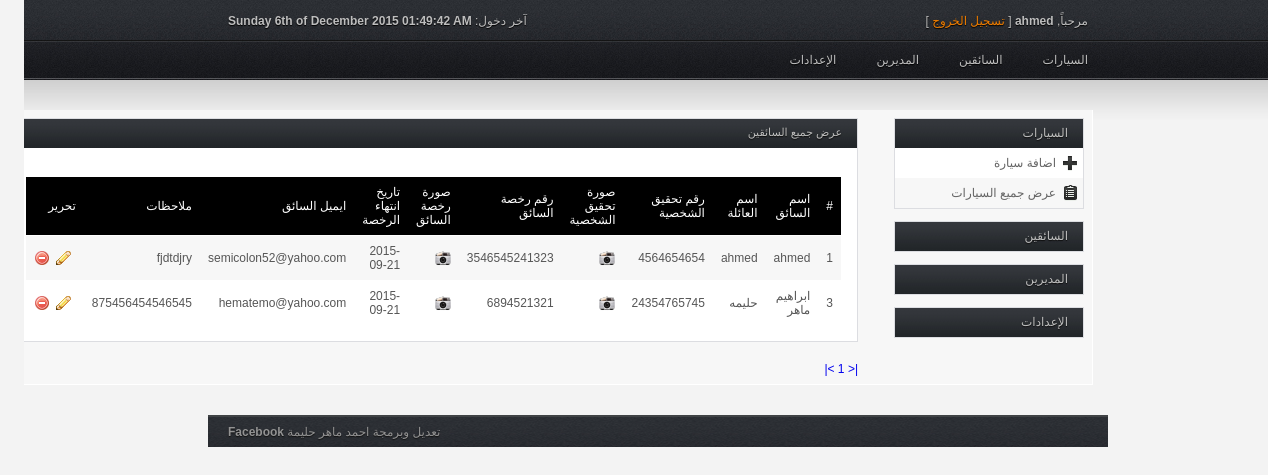
The page /showdrivers.php (signed in) on the database its author committed.
### tables this page shows
CREATE TABLE IF NOT EXISTS `driver` (
`id` int(11) NOT NULL,
  `name` varchar(255) NOT NULL,
  `nickname` varchar(255) NOT NULL,
  `driverId` varchar(255) NOT NULL,
  `driverIdImage` varchar(255) NOT NULL,
  `licence` varchar(255) NOT NULL,
  `licenceImage` varchar(255) NOT NULL,
  `licenceExpiryDate` date NOT NULL,
  `mail` varchar(255) NOT NULL,
  `note` text NOT NULL
);

### showdrivers.php (the view, shortened to what this page needs)
<!DOCTYPE html PUBLIC "-//W3C//DTD XHTML 1.0 Transitional//EN" "http://www.w3.org/TR/xhtml1/DTD/xhtml1-transitional.dtd">
<html xmlns="http://www.w3.org/1999/xhtml" dir="rtl" lang="ar"><head>
<link rel="stylesheet" type="text/css" href="inc/style.css" media="screen">
<link rel="stylesheet" type="text/css" href="inc/navi.css" media="screen">
</head>
<body>
<div class="wrap">
	<div id="header">
		<div id="top">
			<div class="right">
				<p>مرحباً, <strong><?php echo $_SESSION['username'];?></strong> [ <a href="logout.php">تسجيل الخروج</a> ]</p>
			</div>
			<div class="left">
				<div class="align-right">
					<p>آخر دخول: <strong><?php echo $_SESSION['date']; ?></strong></p>
				</div>
			</div>
		</div>
		<div id="nav">
			<ul>
				<li class="upp"><a href="#">السيارات</a>
				</li>
				<li class="upp"><a href="#">السائقين</a>
				</li>
                <li class="upp"><a href="#">المديرين</a>
			    </li>
				<li class="upp"><a href="#">الإعدادات</a>
				</li>
			</ul>
		</div>
	</div>
	<div id="content">
        <table style="width: 890px;" align="center" border="0" >
            <tr>
                <td style="width: 190px;" valign="top">
		<div id="sidebar">
			<div class="box">
				<div class="h_title">السيارات</div>
				<ul style="display: block;" id="home">
					<li class="b1"><a class="icon add_page" href="addcar.php">اضافة سيارة</a></li>
					<li class="b2"><a class="icon report" href="showcars.php">عرض جميع السيارات</a></li>
				</ul>
			</div>
			<div class="box">
				<div class="h_title">السائقين</div>
			</div>
            <div class="box">
				<div class="h_title">المديرين</div>
			</div>
			<div class="box">
				<div class="h_title">الإعدادات</div>
			</div>
		</div>
                </td>
                <td valign="top">
        <div id="main">
            <div class="full_w">
                <div class="h_title">عرض جميع السائقين</div>
                <br />
                <table style="width: 800px; ">
						<tr style="height: 8px; background-color: rgb(0, 0, 0); color: rgb(255, 255, 255)">
							<td scope="col" style="color: rgb(255, 255, 255);">#</td>
							<td scope="col" style="color: rgb(255, 255, 255);">اسم السائق</td>
							<td scope="col" style="color: rgb(255, 255, 255);">اسم العائلة</td>
							<td scope="col" style="color: rgb(255, 255, 255);">رقم تحقيق الشخصية</td>
							<td scope="col" style="color: rgb(255, 255, 255);">صورة تحقيق الشخصية</td>
							<td scope="col" style="color: rgb(255, 255, 255);">رقم رخصة السائق</td>
							<td scope="col" style="color: rgb(255, 255, 255);">صورة رخصة السائق</td>
							<td scope="col" style="color: rgb(255, 255, 255);">تاريخ انتهاء الرخصة</td>
							<td scope="col" style="color: rgb(255, 255, 255);">ايميل السائق</td>
							<td scope="col" style="color: rgb(255, 255, 255);">ملاحظات</td>
							<td scope="col" style="width: 65px; color: rgb(255, 255, 255);">تحرير</td>
						</tr>
					<tbody>
                        <?php
                        $num_rec_per_page=6;
                        if (isset($_GET["page"])) { $page  = $_GET["page"]; } else { $page=1; };
                        $start_from = ($page-1) * $num_rec_per_page;
                        $sql = "SELECT * FROM driver LIMIT $start_from, $num_rec_per_page";
                        $rs_result = mysql_query ($sql);
                        while ($row = mysql_fetch_assoc($rs_result)) {
                        ?>
                                    <tr>
                                    <td><?php echo $row['id']; ?></td>
                                    <td><?php echo $row['name']; ?></td>
                                    <td><?php echo $row['nickname']; ?></td>
                                    <td><?php echo $row['driverId']; ?></td>
                                    <td><a target="_blank" href="showimage.php?src=<?php echo $row['driverIdImage']; ?>"  rel="<?php echo $row['driverIdImage']; ?>"><img src="inc/1-Pictures-icon.png"/></a></td>
                                    <td><?php echo $row['licence']; ?></td>
                                    <td><a target="_blank" href="showimage.php?src=<?php echo $row['licenceImage']; ?>"  rel="<?php echo $row['licenceImage']; ?>"><img src="inc/1-Pictures-icon.png"/></a></td>
                                    <td><?php echo $row['licenceExpiryDate']; ?></td>
                                    <td><?php echo $row['mail']; ?></td>
                                    <td><?php echo $row['note']; ?></td>
                                    <td>
                                        <a href="editdriver.php?id=<?php echo $row['id']; ?>" class="table-icon edit" title="تحرير"></a>
								        <a onclick="if(confirm('هل حقا تريد الحذف')) return true; else return false;" href="deletedriver.php?id=<?php echo $row['id']; ?>" class="table-icon delete" title="حذف"></a>
                                    </td>
                                    </tr>
                        <?php
                        };
                        ?>
					</tbody>
</table>
            </div>
                         <?php
                    $sql = "SELECT * FROM driver";
                    $rs_result = mysql_query($sql);
                    $total_records = mysql_num_rows($rs_result);
                    $total_pages = ceil($total_records / $num_rec_per_page);
                    echo "<a href='showdrivers.php?page=1'>".'|<'."</a> ";
                    for ($i=1; $i<=$total_pages; $i++) {
                                echo "<a href='showdrivers.php?page=".$i."'>".$i."</a> ";
                    };
                    echo "<a href='showdrivers.php?page=$total_pages'>".'>|'."</a> ";
                         ?>
        </div>
                </td>
                </tr>
        </table>
	</div>
	<div id="footer">
		<div class="left">
			<p>تعديل وبرمجة احمد ماهر حليمة <a target="_blank" href="https://www.facebook.com/yousseifweroquia">Facebook</a></p>
		</div>
	</div>
</body></html>

### inc/style.css (style rules this page uses)
* { margin: 0; padding: 0; }
body { background: #f3f3f3 url(bg_top.jpg) repeat-x; color: #bebebe; font-family: Tahoma, Arial, Helvetica, sans-serif; font-size: 12px; margin: 0; }
a { text-decoration: none; }
.wrap { margin: 0 auto; width: 900px; }
#header #top { height: 34px; padding: 14px 20px 0 20px; }
#header #top p { text-shadow: #000 0px 1px 1px; }
#header #top a { color: #f07e01; }
#content { margin: 30px 0 30px 0; }
#content .b1 { background: #ffffff; }
#content .b2 { background: #f7f7f7; }
#content tr:nth-child(even) { background: #ffffff; }
#content tr:nth-child(odd) { background: #f7f7f7; }
#content #sidebar { float: right; margin: 0 0 0 20px; width: 190px; }
#sidebar a { color: #656565; }
#sidebar .box { border: 1px solid #DCDDE1; margin: 0 0 12px 0; }
#sidebar .box .h_title { background: url(bg_box_head.jpg) repeat-x; color: #bebebe; cursor: pointer; font-size: 12px; font-weight: normal; height: 22px; padding: 7px 15px 0 0; text-shadow: #0E0E0E 0px 1px 1px; }
#sidebar .box ul { list-style: none; }
#sidebar .box ul li { padding: 8px 5px 8px 0px; }
.box ul li .icon { padding: 2px 22px 2px 0px; }
.box ul li .report { background: url(i_report.png) no-repeat center right; }
.box ul li .add_page { background: url(i_add_page.png) no-repeat center right; }
#main .full_w { background: #ffffff; border: 1px solid #DCDDE1; color: #848484; margin: 0 0 20px 0; }
#main .full_w .h_title, #main .half_w .h_title { background: url(bg_box_head.jpg) repeat-x; color: #bebebe; font-size: 11px; font-weight: normal; height: 22px; padding: 7px 15px 0 0; text-shadow: #0E0E0E 0px 1px 1px; }
table { border-collapse: collapse; margin: 15px; width: 650px; }
table tr { border-left: 1px solid #ffffff; border-right: 1px solid #ffffff; }
table td { border-bottom: 1px solid #ffffff; border-top: 1px solid ffffff; color: #565656; padding: 8px; }
.table-icon { padding: 1px 8px; margin-right: 5px; }
.edit.table-icon { background: url(i_edit.png) no-repeat; }
.delete.table-icon { background: url(i_delete.png) no-repeat; }
#footer { background: url(bg_top.jpg) repeat-x top center; border-top: 2px solid #404345; color: #939393; float: right; margin: 0 auto; padding: 8px 20px; text-shadow: #111111 0px 1px 1px; width: 860px; }
#footer a { color: #939393; font-weight: bold; }
.left { float: left; }
.right { float: right; }
.align-right { text-align: right; }

### inc/navi.css (style rules this page uses)
#header #nav { height: 27px; margin:0; padding: 5px 10px 0 20px; position: relative; }
#header #nav ul { list-style: none; }
#header #nav ul li.upp { display: inline; float: right; position: relative; margin: 0; text-align: center; }
#header #nav ul li.upp a { color: #bebebe; display: block; padding: 0px 10px 11px 30px; text-align: center; text-shadow: #000 0px 1px 1px; }

### rows shown on the page
driver: id "1", name "ahmed", nickname "ahmed", driverId "4564654654", licence "3546545241323", licenceExpiryDate "2015-09-21", mail "semicolon52@yahoo.com", note "fjdtdjry"
driver: id "3", name "ابراهيم ماهر", nickname "حليمه", driverId "24354765745", licence "6894521321", licenceExpiryDate "2015-09-21", mail "hematemo@yahoo.com", note "875456454546545"

### other values the page prints
$_SESSION['username'] "ahmed"
$_SESSION['date'] "Sunday 6th of December 2015 01:49:42 AM"
